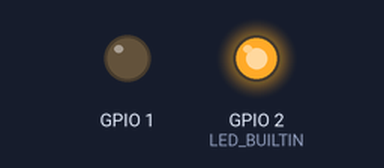
A sketch run on a simulated ESP8266 (NodeMCU). Parts: output pins drawn as LEDs (lit = HIGH, except the on-board LED, lit = LOW). WiFi joins after 1.5 s; servers stay silent unless stated.

Above: at 0.1 s.
At 5.8 s:
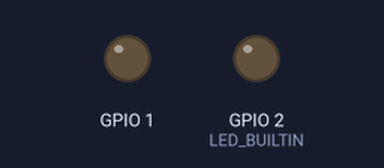
Timing chart, 0 to 7.3 s (numbered marks = the images above):
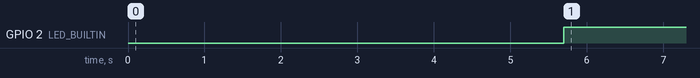

The sketch:

lumiereESP8266.ino
```cpp
/**
 * BasicHTTPClient.ino
 *
 *  Created on: 24.05.2015
 *
 */

#include <Arduino.h>

#include <ESP8266WiFi.h>
#include <ESP8266WiFiMulti.h>

#include <ESP8266HTTPClient.h>

//#define USE_SERIAL Serial

ESP8266WiFiMulti WiFiMulti;

void setup() {
    pinMode(1, OUTPUT);
     digitalWrite(1, LOW);
      pinMode(LED_BUILTIN, OUTPUT);
     digitalWrite(LED_BUILTIN, LOW);
  //  USE_SERIAL.begin(115200);
   // USE_SERIAL.setDebugOutput(true);

  //  USE_SERIAL.println();
 //   USE_SERIAL.println();
  //  USE_SERIAL.println();

    for(uint8_t t = 4; t > 0; t--) {
     //   USE_SERIAL.printf("[SETUP] WAIT %d...\n", t);
      //  USE_SERIAL.flush();
        delay(1000);
    }

     // Remplacer le <nom de votre reseau> et le <mot de passe> ci-dessous :
	//	 Nom réseau = nom de la box , mot de passe = mot de passe WPA en général 26 caracteres choisis parmi 0123456789ABCDEF
    WiFiMulti.addAP("<nom de votre reseau>", "<mot de passe>");

}

void loop() {
    // wait for WiFi connection
    if((WiFiMulti.run() == WL_CONNECTED)) {

        HTTPClient http;

        // USE_SERIAL.print("[HTTP] begin...\n");
        // configure traged server and url
        //http.begin("https://192.168.1.12/test.html", "7a 9c f4 db 40 d3 62 5a 6e 21 bc 5c cc 66 c8 3e a1 45 59 38"); //HTTPS
        // Verifier le nom DNS donné par votre box a  votre raspberry ( pour moi raspberrypi)  lors de la creation de l'adresse fixe
        // ainsi que le port du virtual host 8853  à configurer dans les fichiers apache 2 :
        //  - /etc/apache2/sites-available/000-default.conf ( virtualhost port 8853)
        //  - /etc/apache2/ports.conf ( Listen 8853 mais on peut choir un autre port autre que 80 et 8080)
        // Gestion d une lampe d eclairage
        http.begin("http://raspberrypi:8853/lumiere.cam"); //HTTP

        // USE_SERIAL.print("[HTTP] GET...\n");
        // start connection and send HTTP header
        int httpCode = http.GET();

        // httpCode will be negative on error
        if(httpCode > 0) {
          // HTTP header has been send and Server response header has been handled
          //  USE_SERIAL.printf("[HTTP] GET... code: %d\n", httpCode);

          // file found at server
            if(httpCode == HTTP_CODE_OK) {
               digitalWrite(1, HIGH);
               digitalWrite(LED_BUILTIN,LOW);
              //  USE_SERIAL.printf("[HTTP] GET... codeOK: %d\n", httpCode);

              //String payload = http.getString();
              // USE_SERIAL.println(payload);

            }
            else
            {
               digitalWrite(1, LOW);
               digitalWrite(LED_BUILTIN,HIGH);
              //   USE_SERIAL.printf("[HTTP] GET... codeKO: %d\n", httpCode);

            }
        } else {
         //   USE_SERIAL.printf("[HTTP] GET... failed, error: %s\n", http.errorToString(httpCode).c_str());
            digitalWrite(1, LOW);
            digitalWrite(LED_BUILTIN, HIGH);
        }

        http.end();
    }

    delay(2000);
}
```

Measured:
- by itself, GPIO 2 (LED_BUILTIN): LOW → HIGH at 5.7 s
